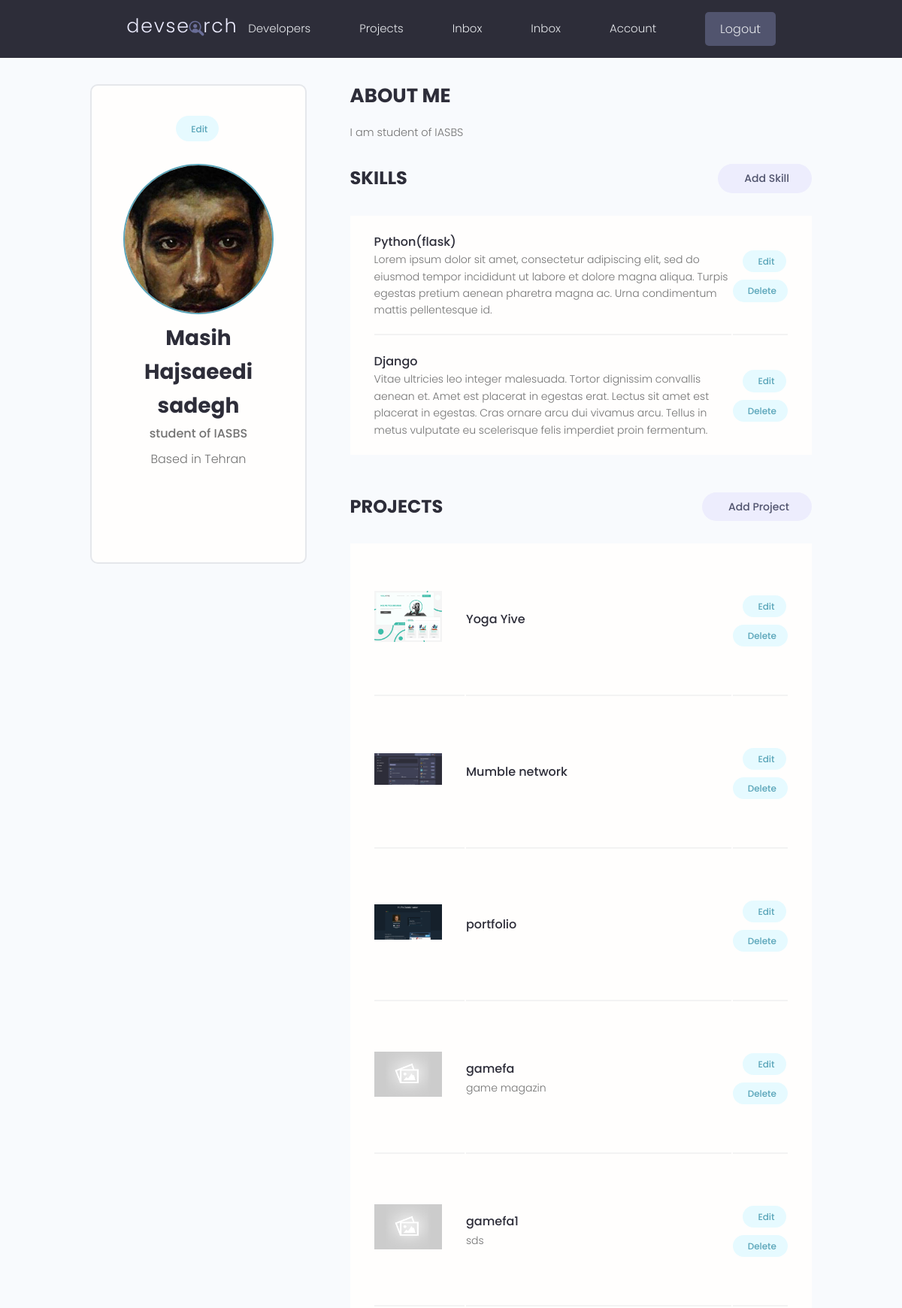
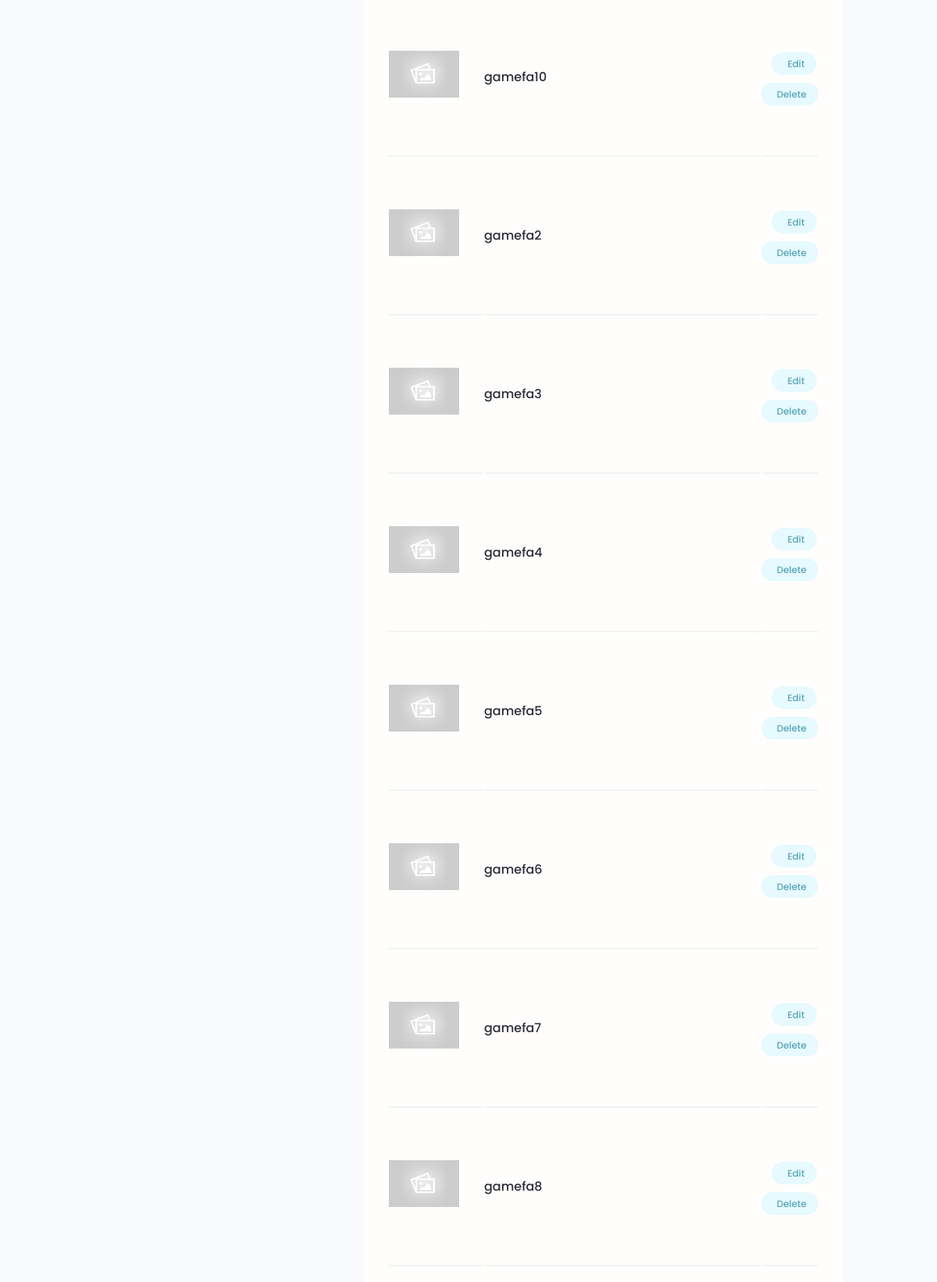
The app's page /account/ (signed in, upper part) with its own data (2 pictures, top to bottom).
### users/models.py (models this page shows, shortened)
class Profile(models.Model):
    user = models.OneToOneField(User, on_delete=models.CASCADE, null=True, blank=True)
    name = models.CharField(max_length=200, null=True, blank=True)
    email = models.EmailField(max_length=500, null=True, blank=True)
    username = models.CharField(max_length=200, null=True, blank=True)
    location = models.CharField(max_length=200, null=True, blank=True)
    short_intro = models.CharField(max_length=200, null=True, blank=True)
    bio = models.TextField(null=True, blank=True)
    profile_image = models.ImageField(null=True, blank=True, upload_to='profiles/', default='profiles/user-default.png')
    social_github = models.CharField(max_length=200, null=True, blank=True)
    social_twitter = models.CharField(max_length=200, null=True, blank=True)
    social_linkedin = models.CharField(max_length=200, null=True, blank=True)
    social_youtube = models.CharField(max_length=200, null=True, blank=True)
    social_website = models.CharField(max_length=200, null=True, blank=True)
    created = models.DateTimeField(auto_now_add=True)
    id = models.UUIDField(default=uuid.uuid4, unique=True, primary_key=True, editable=False)

class Skill(models.Model):
    owner = models.ForeignKey(Profile, on_delete=models.CASCADE, null=True, blank=True)
    name = models.CharField(max_length=200, null=True, blank=True)
    description = models.TextField(null=True, blank=True)
    created = models.DateTimeField(auto_now_add=True)
    id = models.UUIDField(default=uuid.uuid4, unique=True, primary_key=True, editable=False)

### projects/models.py (models this page shows, shortened)
class Project(models.Model):
    owner = models.ForeignKey(Profile, null=True, blank=True, on_delete=models.SET_NULL)
    title = models.CharField(max_length=200)
    description = models.TextField(null=True, blank= True) # null is for database and blank is for django
    featured_image = models.ImageField(null=True, blank= True, default='default.jpg')
    demo_link = models.CharField(max_length=2000, null=True, blank=True)
    source_link = models.CharField(max_length=2000, null=True, blank=True)
    tags = models.ManyToManyField('Tag', blank=True)
    vote_total = models.IntegerField(default=0, null=True, blank=True)
    vote_ratio = models.IntegerField(default=0, null=True, blank=True)
    created = models.DateTimeField(auto_now_add=True)
    id = models.UUIDField(default=uuid.uuid4, unique=True, primary_key=True, editable=False)
    class Meta:
        ordering = ['-vote_ratio', '-vote_total', 'title']

### users/views.py (the view)
# urls.py: path('account/', views.user_account, name='account'),
@login_required(login_url='login')
def user_account(request):
    profile = request.user.profile
    skills = profile.skill_set.all()
    projects = profile.project_set.all()
    context = {'profile':profile, 'skills':skills, 'projects':projects}
    return render(request, 'users/account.html', context)

### users/templates/users/account.html (shortened to what this page needs)
 {% extends 'main.html' %}
 {% block content %}
  <main class="settingsPage profile my-md">
    <div class="container">
      <div class="layout">
        <div class="column column--1of3">
          <div class="card text-center">
            <div class="card__body dev">
              <a class="tag tag--pill tag--main settings__btn" href="{% url 'edit-account'%}"> Edit</a>
              <img class="avatar avatar--xl dev__avatar" src="{{profile.profile_image.url}}" />
              <h2 class="dev__name">{{profile.name}}</h2>
              <p class="dev__title">{{profile.short_intro}}</p>
              <p class="dev__location">Based in {{profile.location}}</p>
              <ul class="dev__social">
              </ul>
            </div>
          </div>
        </div>
        <div class="column column--2of3">
          <div class="devInfo">
            <h3 class="devInfo__title">About Me</h3>
            <p class="devInfo__about">{{profile.bio}}</p>
          </div>
          <div class="settings">
            <h3 class="settings__title">Skills</h3>
            <a class="tag tag--pill tag--sub settings__btn tag--lg" href="{% url 'create-skill'%}"> Add Skill</a>
          </div>
          <table class="settings__table">
            {% for skill in skills%}
            <tr>
              <td class="settings__tableInfo">
                <h4>{{skill.name}}</h4>
                <p>{{skill.description}}</p>
              </td>
              <td class="settings__tableActions">
                <a class="tag tag--pill tag--main settings__btn" href="{% url 'update-skill' skill.id %}"> Edit</a>
                <a class="tag tag--pill tag--main settings__btn" href="{% url 'delete-skill' skill.id %}?next=/account">
                  Delete</a>
              </td>
            </tr>
            {% endfor%}
          </table>
          <div class="settings">
            <h3 class="settings__title">Projects</h3>
            <a class="tag tag--pill tag--sub settings__btn tag--lg" href="{% url 'create-project' %}"> Add Project</a>
          </div>
          <table class="settings__table">
            {% for project in projects %}
            <tr>
              <td class="settings__thumbnail">
                <a href="{% url 'project' project.id %}"><img src="{{project.featured_image.url}}" alt="Project Thumbnail" /></a>
              </td>
              <td class="settings__tableInfo">
                <a href="{% url 'project' project.id %}">{{project.title}}</a>
                <p>{{project.description|slice:"150"}}</p>
              </td>
              <td class="settings__tableActions">
                <a class="tag tag--pill tag--main settings__btn" href="{% url 'update-project' project.id %}"> Edit</a>
                <a class="tag tag--pill tag--main settings__btn" href="{% url 'delete-project' project.id %}?next=/account">
                  Delete</a>
              </td>
            </tr>
            {% endfor %}
          </table>
        </div>
      </div>
    </div>
  </main>
  {% endblock content %}

### static/styles/app.css (style rules this page uses)
:root { --color-sub: #2d2d39; }
.card { border: 2px solid var(--color-light); }
img { width: 100%; }
.profile .card > .dev { padding: 4rem; }
.dev__avatar { display: block; margin: auto; }
.dev__name { color: var(--color-sub); font-size: 2.8rem; font-weight: 700; margin-top: 1rem; margin-bottom: 0.5rem; }
.dev__title { font-size: 1.6rem; font-weight: 500; line-height: 1.3; }
.dev__location { margin-top: 1rem; }
.dev__social { margin: 3rem 0; list-style: none; display: flex; justify-content: center; gap: 1.5rem; }
.devInfo { margin-bottom: 3rem; }
.devInfo__title, .devInfo__subtitle { font-size: 2.6rem; color: var(--color-sub); text-transform: uppercase; font-weight: 700; margin-bottom: 1.5rem; }
.devInfo__about, .devSkill__info { font-size: 1.45rem; line-height: 1.7; text-align: justify; }
.settingsPage .dev > .settings__btn { display: inline-block; margin-bottom: 3rem; }
.settings { display: flex; justify-content: space-between; align-items: center; }
.settings__title { font-size: 2.4rem; text-transform: uppercase; font-weight: 700; color: var(--color-sub); }
.settings__table { margin-top: 3rem; margin-bottom: 5rem; padding: 0 3rem; background: var(--color-white); }
.settings__table tr { width: 100%; }
.settings__table tr > td { padding: 2rem 0; }
.settings__table tr:not(:last-child) td { border-bottom: 2px solid var(--color-white-light); }
.settings__thumbnail { width: 23%; min-width: 10rem; }
.settings__thumbnail img { padding-right: 3rem; height: 15rem; object-fit: contain; }
.settings__tableInfo { width: 100%; }
.settings__tableInfo h4, .settings__tableInfo a { padding-right: 1rem; width: auto; font-size: 1.6rem; font-weight: 500; color: var(--color-sub); }
.settings__tableInfo p { font-size: 1.4rem; }
.settings__tableActions { text-align: right; }

### static/uikit/styles/modules/_variables.css (style rules this page uses)
:root { --color-main: #5aa5b9; --color-main-light: #e6faff; --color-sub: #3f4156; --color-sub-light: #51546e; --color-sub-lighter: #ededfd; --color-text: #737373; --color-gray: #8b8b8b; --color-light: #e5e7eb; --color-light-gray: #767676; --color-bg: #f8fafd; --color-white: #fffefd; --color-white-light: #f3f3f3; --color-success: #359e64; --color-success-bg: #def8e8; --color-error: #fc4b0b; --color-error-bg: #fff2ee; --font-base: 'Poppins', arial, helvetica, 'Segoe UI', roboto, ubuntu, sans-serif; --font-monospace: 'Fira Code', 'Courier New', courier, monospace; --font-regular: 300; --font-medium: 500; --font-bold: 700; --generic-shadow: 1px 1px 5px #00000010; --generic-transition: all 0.3s ease-in-out; }

### static/uikit/styles/modules/_base.css (style rules this page uses)
* { margin: 0; padding: 0; box-sizing: border-box; text-rendering: optimizeLegibility; color: inherit; font-size: inherit; }
html { font-size: 50%; }
@media only screen and (min-width: 480px) { html { font-size: 56.25%; } }
@media only screen and (min-width: 1200px) { html { font-size: 62.5%; } }
body { line-height: 1.6; font-weight: 400; font-size: 1.5rem; color: var(--color-text); background-color: var(--color-bg); min-height: 100vh; }

### static/uikit/styles/modules/_typography.css (style rules this page uses)
* { font-family: var(--font-base); }
h2 { font-size: 3.6rem; font-weight: var(--font-bold); }
h3 { font-size: 3.2rem; font-weight: var(--font-medium); }
h4 { font-size: 2.8rem; font-weight: var(--font-medium); }
p, span, strong { font-size: 1.6rem; color: var(--color-text); font-weight: var(--font-regular); }
a { padding-bottom: 2px; text-decoration: none; display: inline-block; color: var(--color-main); font-weight: var(--font-medium); }

### static/uikit/styles/modules/_utilities.css (style rules this page uses)
.container { width: 92%; max-width: 165rem; margin: 0 auto; box-sizing: border-box; }
@media screen and (min-width: 1000px) { .container { width: 90%; } }
@media screen and (min-width: 1200px) { .container { width: 80%; } }
.text-center { text-align: center; }
.my-md { margin: 3rem auto; }

### static/uikit/styles/modules/_avatar.css (style rules this page uses)
.avatar { border-radius: 50%; border: 2px solid var(--color-main); object-fit: cover; }
.avatar--xl { height: 20rem; width: 20rem; }

### static/uikit/styles/modules/_card.css (style rules this page uses)
.card { border-radius: 1rem; background-color: var(--color-white); border: 1.5px solid var(--color-light); width: auto; height: auto; margin-top: 0.5rem; margin-bottom: 0.5rem; overflow: hidden; }
.card__body, .card__header { padding: 2rem 2.5rem; }

### static/uikit/styles/modules/_layout.css (style rules this page uses)
.layout { display: flex; flex-flow: row wrap; justify-content: space-between; }
.layout > .column { margin-bottom: 3rem; }
.layout > .column.column--1of3 { flex-basis: 30%; }
.layout > .column.column--2of3 { flex-basis: 64%; }

### records on screen
Profile: profile_image (picture), name "Masih Hajsaeedi sadegh", short_intro "student of IASBS", location "Tehran", bio "I am student of IASBS"
Skill: name "Python(flask)", description "Lorem ipsum dolor sit amet, consectetur adipiscing elit, sed do eiusmod tempor incididunt ut labore et dolore magna aliqua. Turpis egestas pretium aenean pharetra magna ac. Urna condimentum mattis pellentesque id."
Skill: name "Django", description "Vitae ultricies leo integer malesuada. Tortor dignissim convallis aenean et. Amet est placerat in egestas erat. Lectus sit amet est placerat in egestas. Cras ornare arcu dui vivamus arcu. Tellus in metus vulputate eu scelerisque felis imperdiet proin fermentum."
Project: featured_image (picture), title "Yoga Yive"
Project: featured_image (picture), title "Mumble network"
Project: featured_image (picture), title "portfolio"
Project: featured_image (placeholder picture), title "gamefa", description "game magazin"
Project: featured_image (placeholder picture), title "gamefa1", description "sds"
Project: featured_image (placeholder picture), title "gamefa10"
Project: featured_image (placeholder picture), title "gamefa2"
Project: featured_image (placeholder picture), title "gamefa3"
Project: featured_image (placeholder picture), title "gamefa4"
Project: featured_image (placeholder picture), title "gamefa5"
Project: featured_image (placeholder picture), title "gamefa6"
Project: featured_image (placeholder picture), title "gamefa7"
Project: featured_image (placeholder picture), title "gamefa8"
